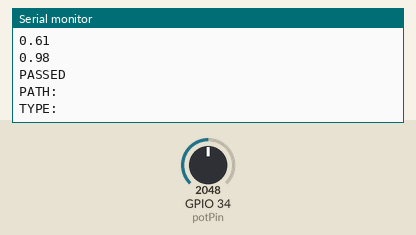
This sketch was run on a simulated ESP32. Shown: the last lines printed to the serial monitor. The test bench sets the inputs (shaded band); at power-on: GPIO 34 (potPin) = 2048. WiFi joins after 1.5 s; servers stay silent unless stated.

Above: at 3.2 s.
3.3 s: GPIO 34 (potPin) set to 2866
At 3.34 s:
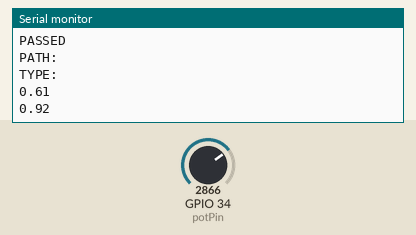
4.8 s: GPIO 34 (potPin) set to 3603
At 4.85 s:
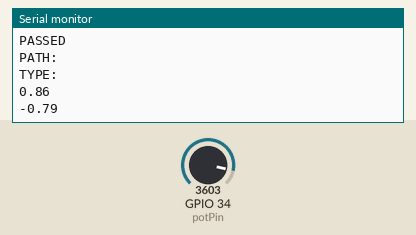
Timing chart, 0 to 7.8 s (numbered marks = the images above; inputs shaded):
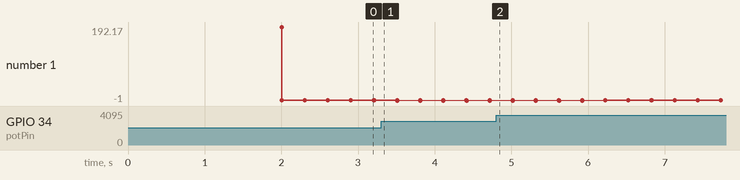

Measured:
- plotted number 1: 0.92 → -0.79 after the input at 3.3 s, -0.79 → 0.63 after the input at 4.8 s

The sketch:

sketch_apr09a.ino
```cpp
#include <WiFi.h>
#include <FirebaseESP32.h>

#define FIREBASE_HOST "interface-6d928-default-rtdb.firebaseio.com"
#define FIREBASE_AUTH "AIzaSyBRf_YmBfbrAyl3ASsRa-563ma545qbohI"

FirebaseData fbdo;

FirebaseAuth auth;
FirebaseConfig config;


float freq=1;
float dado=0;
int potValue=0;
unsigned long sendDataPrevMillis = 0;

const char* ssid = "TP-Link_BC8D";
const char* password = "30254985";
bool signupOK = false;
int potPin=34;

void setup(){
  Serial.begin(115200);
  pinMode(potPin, INPUT);
  // Connect to Wi-Fi

  WiFi.begin(ssid, password);
  while (WiFi.status() != WL_CONNECTED) {
    delay(1000);
    Serial.println("Connecting to WiFi..");
  }

  Serial.println(WiFi.localIP());

  config.api_key = FIREBASE_AUTH;

  config.database_url = FIREBASE_HOST;

  if (Firebase.signUp(&config, &auth, "", "")){
    Serial.println("ok");
    signupOK = true;
  }
  else{
    Serial.printf("%s\n", config.signer.signupError.message.c_str());
  }

  Firebase.begin(&config, &auth);
  Firebase.reconnectWiFi(true);
}

void loop(){
  potValue = analogRead(potPin);
  freq = potValue*0.0003;

  dado=sin(freq*millis()/1000);
  Serial.println(dado);
  if (Firebase.ready() && signupOK){
    if (Firebase.RTDB.setFloat(&fbdo, "freq", freq)) {
      Serial.println("PASSED");
      Serial.println("PATH: " + fbdo.dataPath());
      Serial.println("TYPE: " + fbdo.dataType());
    }else {
      Serial.println(fbdo.errorReason());
    }

    if (Firebase.RTDB.setFloat(&fbdo, "valor", dado)) {
      Serial.println("PASSED");
      Serial.println("PATH: " + fbdo.dataPath());
      Serial.println("TYPE: " + fbdo.dataType());
    }else {
      Serial.println(fbdo.errorReason());
    }
  }
  Serial.println(freq);
  delay(1L);
}


//#include <WiFi.h>
//#include <FirebaseESP32.h>
//
//#define FIREBASE_HOST "interface-6d928-default-rtdb.firebaseio.com"
//#define FIREBASE_AUTH "AIzaSyBRf_YmBfbrAyl3ASsRa-563ma545qbohI"
//
//FirebaseData fbdo;
//
//FirebaseAuth auth;
//FirebaseConfig config;
//
//const int LEDPIN = 22;
//const int PushButton = 15;
//float freq=1;
//float dado=0;
//
//const char* ssid = "TP-Link_BC8D";
//const char* password = "30254985";
//bool signupOK = false;
//
//void setup(){
//  Serial.begin(115200);
//  pinMode(LEDPIN, OUTPUT);
//  pinMode(PushButton, INPUT);
//
//  // Connect to Wi-Fi
//  WiFi.begin(ssid, password);
//  while (WiFi.status() != WL_CONNECTED) {
//    delay(1000);
//    Serial.println("Connecting to WiFi..");
//  }
//
//  // Print ESP32 Local IP Address
//  Serial.println(WiFi.localIP());
//
//   /* Assign the api key (required) */
//  config.api_key = FIREBASE_AUTH;
//
//  /* Assign the RTDB URL (required) */
//  config.database_url = FIREBASE_HOST;
//
//  /* Sign up */
//  if (Firebase.signUp(&config, &auth, "", "")){
//    Serial.println("ok");
//    signupOK = true;
//  }
//  else{
//    Serial.printf("%s\n", config.signer.signupError.message.c_str());
//  }
//
//  Firebase.begin(&config, &auth);
//  Firebase.reconnectWiFi(true);
//}
//
//void loop(){
//  int Push_button_state = digitalRead(PushButton);
//  if ( Push_button_state == HIGH ){
//    digitalWrite(LEDPIN, HIGH);
//    freq=freq+0.01;
//    if (Firebase.RTDB.setFloat(&fbdo, "freq", freq)) {
//      Serial.println("PASSED");
//      Serial.println("PATH: " + fbdo.dataPath());
//      Serial.println("TYPE: " + fbdo.dataType());
//    }else {
//      Serial.println(fbdo.errorReason());
//    }
//    delay(100L);
//  }else{
//    digitalWrite(LEDPIN, LOW);
//    dado=plotSineWave();
//    if (Firebase.RTDB.setFloat(&fbdo, "valor", dado)) {
//      Serial.println("PASSED");
//      Serial.println("PATH: " + fbdo.dataPath());
//      Serial.println("TYPE: " + fbdo.dataType());
//    }else {
//      Serial.println(fbdo.errorReason());
//    }
//    delay(50L);
//  }
//}
//
//float plotSineWave() {
//   //for (float i = 0.05; i <= 2 * PI; i += 0.05) {
//      Serial.println(sin(freq*millis()/800));
//      return (sin(freq*millis()/800));
//   //}
//}
```
